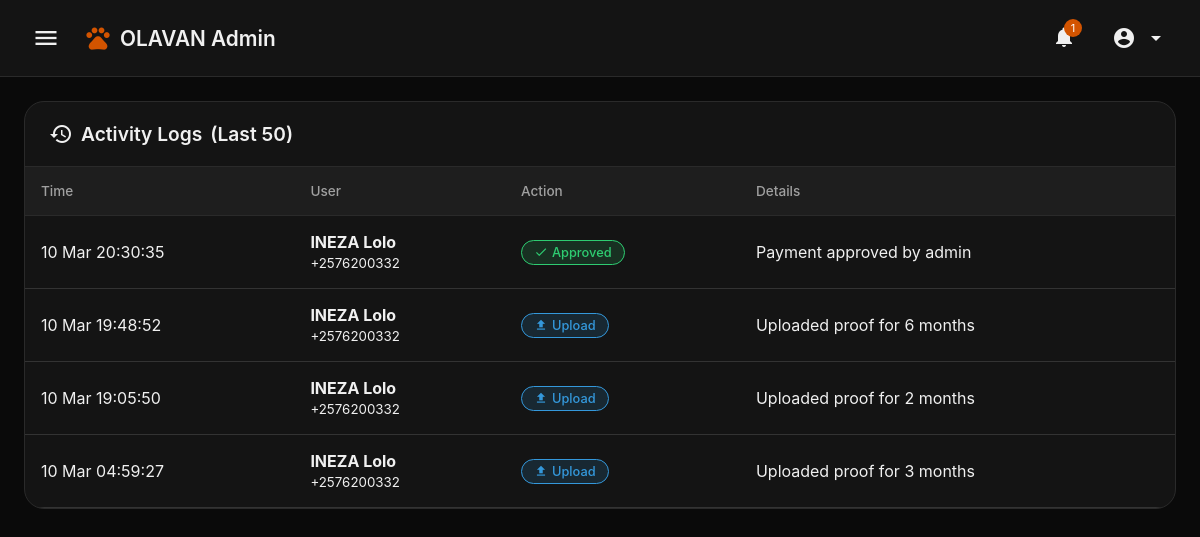
Screenshot of /admin.php?section=logs (signed in) with the database file from the repository.
### tables this page shows
CREATE TABLE `logs` (
  `id` int(11) NOT NULL AUTO_INCREMENT,
  `user_id` int(11) NOT NULL,
  `action` varchar(50) NOT NULL,
  `details` text DEFAULT NULL,
  `created_at` timestamp NOT NULL DEFAULT current_timestamp(),
  PRIMARY KEY (`id`),
  KEY `idx_user_activity` (`user_id`,`created_at`),
  CONSTRAINT `logs_ibfk_1` FOREIGN KEY (`user_id`) REFERENCES `users` (`id`) ON DELETE CASCADE
);

CREATE TABLE `users` (
  `id` int(11) NOT NULL AUTO_INCREMENT,
  `phone_number` varchar(20) NOT NULL,
  `full_name` varchar(100) DEFAULT NULL,
  `country` varchar(50) NOT NULL,
  `password_hash` varchar(255) NOT NULL,
  `profile_image` varchar(255) DEFAULT 'uploads/images/default.jpg',
  `is_admin` tinyint(1) DEFAULT 0,
  `status` enum('pending','accepted','rejected') NOT NULL DEFAULT 'pending',
  `expiry_reminder_sent` tinyint(1) DEFAULT 0,
  `created_at` timestamp NOT NULL DEFAULT current_timestamp(),
  PRIMARY KEY (`id`),
  UNIQUE KEY `phone_number` (`phone_number`)
);

### admin.php (the view, shortened to what this page needs)
<?php
require_once 'db.php';
$admin_id = $_SESSION['user_id'];
$stmt = $pdo->prepare("SELECT * FROM users WHERE id = ?");
$stmt->execute([$admin_id]);
$admin = $stmt->fetch();
$unread_count = $pdo->query("SELECT COUNT(*) FROM notifications WHERE is_read = 0")->fetchColumn();
$logs = $pdo->query("
    SELECT l.*, u.phone_number, u.full_name, u.profile_image
    FROM logs l
    JOIN users u ON l.user_id = u.id
    ORDER BY l.created_at DESC
    LIMIT 50
")->fetchAll();
$current_section = $_GET['section'] ?? 'dashboard';
?>
<!DOCTYPE html>
<html lang="en">
<head>
</head>
<body>
    <div class="header">
        <div class="header-left">
            <button class="menu-btn" onclick="toggleSidebar()">
                <span class="material-icons">menu</span>
            </button>
            <div class="logo">
                <span class="material-icons">pets</span>
                <span>OLAVAN <span data-i18n="admin">ADMIN</span></span>
            </div>
        </div>
        <div class="header-right">
            <div class="notif-wrapper">
                <button class="notif-btn" onclick="toggleNotifications()">
                    <span class="material-icons">notifications</span>
                    <?php if ($unread_count > 0): ?>
                        <span class="notif-badge"><?php echo $unread_count; ?></span>
                    <?php endif; ?>
                </button>
            </div>
            <div class="user-menu-wrapper">
                <button class="user-menu-btn" onclick="toggleUserMenu()">
                    <?php if (!empty($admin['profile_image']) && file_exists($admin['profile_image'])): ?>
                        <img src="<?php echo htmlspecialchars($admin['profile_image']); ?>" class="user-avatar-small">
                    <?php else: ?>
                        <span class="material-icons">account_circle</span>
                    <?php endif; ?>
                    <span class="material-icons">arrow_drop_down</span>
                </button>
            </div>
        </div>
    </div>
    <div class="content">
        <div id="logs" class="section <?php echo $current_section == 'logs' ? 'active' : ''; ?>">
            <div class="card">
                <div class="card-header">
                    <div class="card-title">
                        <span class="material-icons">history</span>
                        <span data-i18n="activity_logs">Activity Logs</span> (Last 50)
                    </div>
                </div>
                <div class="table-responsive">
                    <table>
                        <thead>
                            <tr>
                                <th data-i18n="time">Time</th>
                                <th data-i18n="user">User</th>
                                <th data-i18n="action">Action</th>
                                <th data-i18n="details">Details</th>
                            </tr>
                        </thead>
                        <tbody>
                            <?php foreach ($logs as $log): ?>
                                <tr>
                                    <td><?php echo date('d M H:i:s', strtotime($log['created_at'])); ?></td>
                                    <td>
                                        <div>
                                            <strong><?php echo htmlspecialchars($log['full_name'] ?? $log['phone_number']); ?></strong>
                                            <br><small><?php echo htmlspecialchars($log['phone_number']); ?></small>
                                        </div>
                                    </td>
                                    <td>
                                        <?php if ($log['action'] == 'payment_upload'): ?>
                                            <span class="badge badge-info"><span class="material-icons" style="font-size: 14px;">upload</span> <span data-i18n="upload">Upload</span></span>
                                        <?php elseif ($log['action'] == 'payment_approved'): ?>
                                            <span class="badge badge-success"><span class="material-icons" style="font-size: 14px;">check</span> <span data-i18n="approved">Approved</span></span>
                                        <?php elseif ($log['action'] == 'payment_rejected'): ?>
                                            <span class="badge badge-danger"><span class="material-icons" style="font-size: 14px;">close</span> <span data-i18n="rejected">Rejected</span></span>
                                        <?php endif; ?>
                                    </td>
                                    <td><?php echo htmlspecialchars($log['details']); ?></td>
                                </tr>
                            <?php endforeach; ?>
                        </tbody>
                    </table>
                </div>
            </div>
        </div>
    </div>
</body>
</html>

### admin.php (style rules this page uses)
* { margin: 0; padding: 0; box-sizing: border-box; font-family: -apple-system, BlinkMacSystemFont, 'Segoe UI', Roboto, sans-serif; }
:root { --bg: #0a0a0a; --surface: #141414; --surface-light: #1e1e1e; --surface-lighter: #2a2a2a; --text: #f0f0f0; --text-secondary: #a0a0a0; --text-muted: #6c6c6c; --border: #2a2a2a; --border-light: #333; --accent: #d35400; --accent-hover: #e67e22; --accent-light: rgba(211, 84, 0, 0.15); --success: #2ecc71; --success-bg: rgba(46, 204, 113, 0.15); --warning: #f39c12; --warning-bg: rgba(243, 156, 18, 0.15); --danger: #e74c3c; --danger-bg: rgba(231, 76, 60, 0.15); --info: #3498db; --info-bg: rgba(52, 152, 219, 0.15); --input-bg: #1a1a1a; --sidebar-width: 280px; }
body { background: var(--bg); color: var(--text); min-height: 100vh; transition: background 0.3s; overflow-x: hidden; }
body { -ms-overflow-style: none; scrollbar-width: none; }
.header { background: var(--surface); padding: 16px 24px; position: sticky; top: 0; z-index: 90; border-bottom: 1px solid var(--border); display: flex; align-items: center; justify-content: space-between; }
.header-left { display: flex; align-items: center; gap: 16px; }
.menu-btn { background: none; border: none; color: var(--text); cursor: pointer; padding: 8px; display: flex; align-items: center; justify-content: center; }
.menu-btn .material-icons { font-size: 28px; }
.logo { display: flex; align-items: center; gap: 8px; font-size: 1.3rem; font-weight: 600; }
.logo .material-icons { color: var(--accent); font-size: 28px; }
.header-right { display: flex; align-items: center; gap: 20px; }
.notif-wrapper { position: relative; }
.notif-btn { background: none; border: none; color: var(--text); cursor: pointer; padding: 8px; position: relative; }
.notif-btn .material-icons { font-size: 24px; }
.notif-badge { position: absolute; top: 2px; right: 2px; background: var(--accent); color: white; font-size: 11px; padding: 2px 5px; border-radius: 10px; min-width: 18px; text-align: center; }
.user-menu-wrapper { position: relative; }
.user-menu-btn { background: none; border: none; color: var(--text); cursor: pointer; padding: 8px; display: flex; align-items: center; gap: 8px; }
.user-menu-btn .material-icons { font-size: 24px; }
.content { padding: 24px; max-width: 1400px; margin: 0 auto; }
.section { display: none; }
.section.active { display: block; animation: fadeIn 0.3s; }
.card { background: var(--surface); border: 1px solid var(--border); border-radius: 20px; margin-bottom: 24px; overflow: hidden; }
.card-header { padding: 20px 24px; border-bottom: 1px solid var(--border); display: flex; justify-content: space-between; align-items: center; flex-wrap: wrap; gap: 16px; }
.card-title { display: flex; align-items: center; gap: 8px; font-size: 1.2rem; font-weight: 600; }
.table-responsive { overflow-x: auto; -webkit-overflow-scrolling: touch; }
table { width: 100%; border-collapse: collapse; }
th { text-align: left; padding: 16px; color: var(--text-secondary); font-weight: 500; font-size: 0.85rem; border-bottom: 1px solid var(--border); background: var(--surface-light); }
.badge { display: inline-flex; align-items: center; gap: 4px; padding: 4px 12px; border-radius: 20px; font-size: 0.8rem; font-weight: 500; }
.badge-success { background: var(--success-bg); color: var(--success); border: 1px solid var(--success); }
.badge-info { background: var(--info-bg); color: var(--info); border: 1px solid var(--info); }

### rows the page displays
logs: created_at "10 Mar 20:30:35", user.full_name "INEZA Lolo", user.phone_number "+2576200332", action "payment_approved" (drawn), details "Payment approved by admin"
logs: created_at "10 Mar 19:48:52", user.full_name "INEZA Lolo", user.phone_number "+2576200332", action "payment_upload" (drawn), details "Uploaded proof for 6 months"
logs: created_at "10 Mar 19:05:50", user.full_name "INEZA Lolo", user.phone_number "+2576200332", action "payment_upload" (drawn), details "Uploaded proof for 2 months"
logs: created_at "10 Mar 04:59:27", user.full_name "INEZA Lolo", user.phone_number "+2576200332", action "payment_upload" (drawn), details "Uploaded proof for 3 months"

### other values shown
$unread_count "1"
